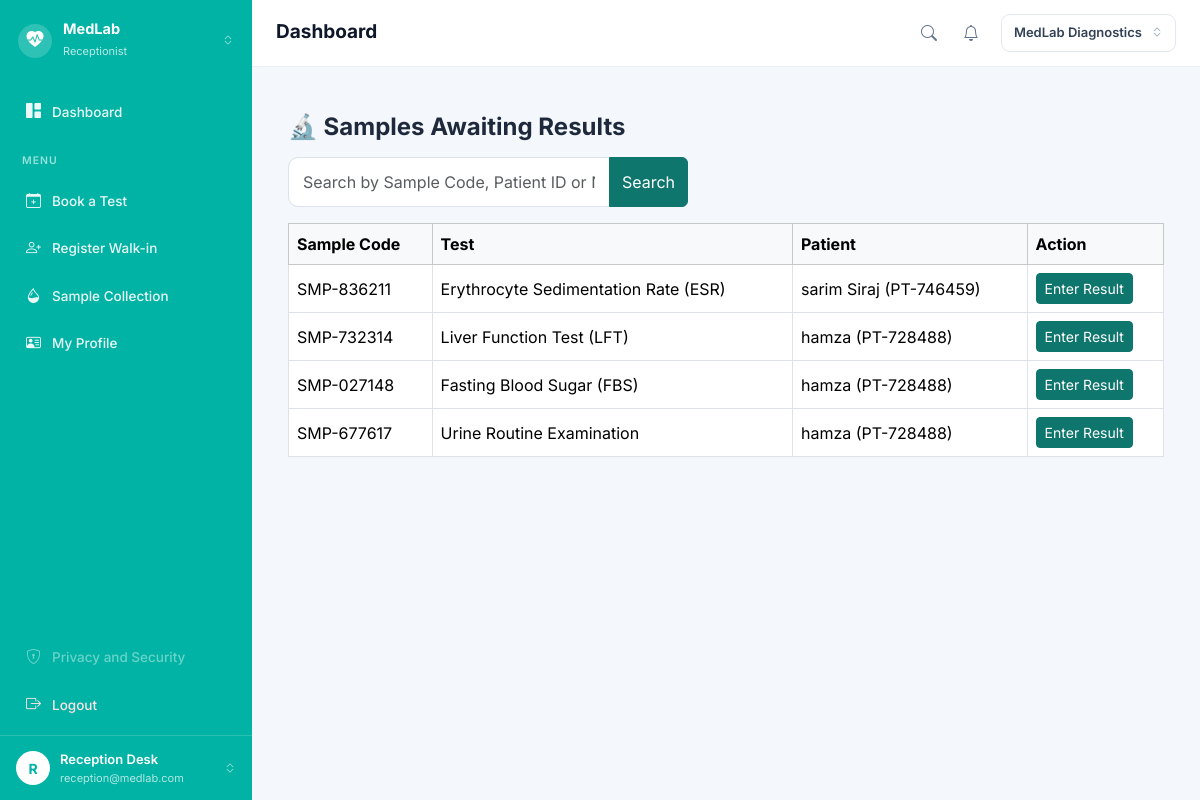
The page /medlab/samples/collected (signed in) on the database as committed earlier.
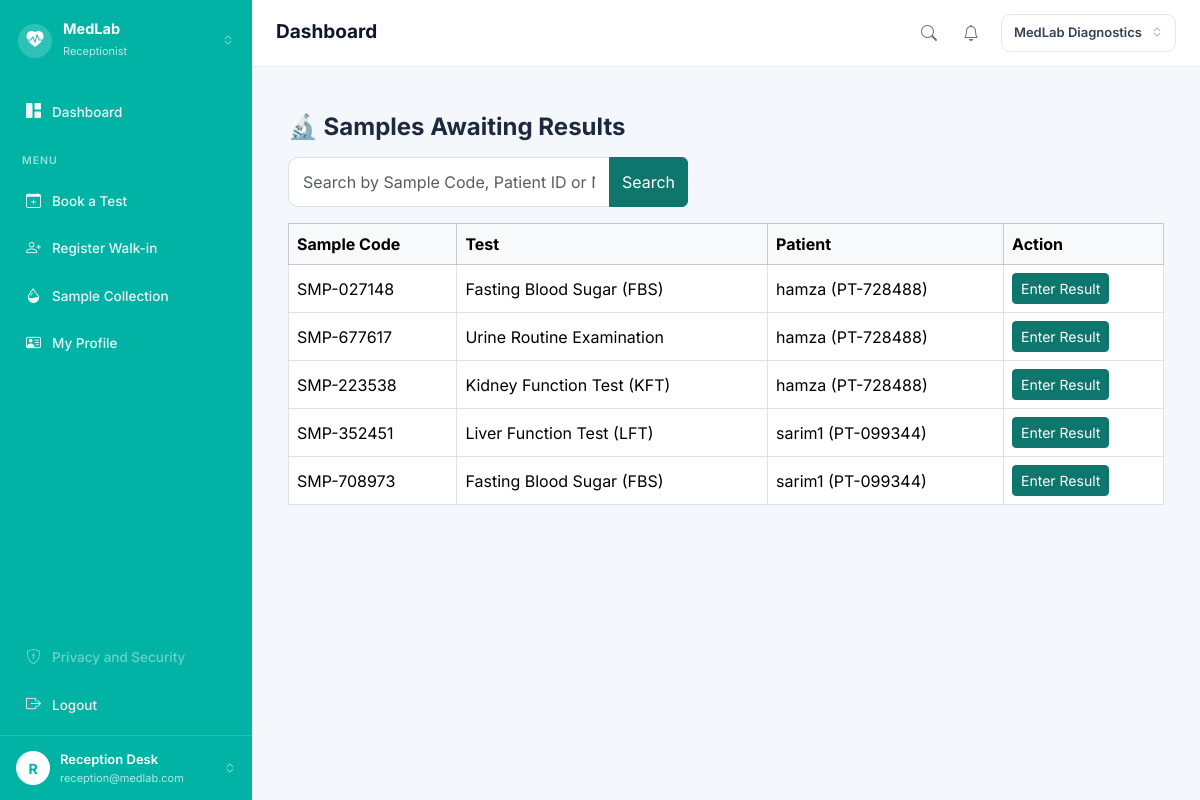
The same page on the database as committed later.
### app/models/sample.py (models this page shows, shortened)
class Sample(db.Model):
    __tablename__ = "samples"
    id = db.Column(db.Integer, primary_key=True)
    booking_item_id = db.Column(
        db.Integer,
        db.ForeignKey("booking_items.id"),
        nullable=False
    )
    sample_code = db.Column(
        db.String(30),
        unique=True,
        nullable=False
    )
    collected_by = db.Column(
        db.Integer,
        db.ForeignKey("staff.id"),
        nullable=True
    )
    collected_at = db.Column(db.DateTime, nullable=True)
    status = db.Column(
        db.String(30),
        default="Pending Collection",
        nullable=False
    )   # Pending Collection, Collected, Received in Lab, Processing, Completed, Rejected
    created_at = db.Column(
        db.DateTime,
        default=lambda: datetime.now(timezone.utc),
        nullable=False
    )
    booking_item = db.relationship(
    "BookingItem",
    backref=db.backref("sample", uselist=False))
    collector = db.relationship("Staff")

### app/models/test.py (models this page shows, shortened)
class Test(db.Model):
    __tablename__ = "tests"
    id = db.Column(db.Integer, primary_key=True)
    category_id = db.Column(
        db.Integer,
        db.ForeignKey("test_categories.id"),
        nullable=False
    )
    name = db.Column(db.String(150), nullable=False)
    code = db.Column(db.String(20), unique=True, nullable=False)
    price = db.Column(db.Float, nullable=False)
    sample_type = db.Column(db.String(50), nullable=True)
    turnaround_hours = db.Column(db.Integer, nullable=True)
    category = db.relationship("TestCategory", back_populates="tests")

### app/models/patient.py (models this page shows, shortened)
class Patient(db.Model):
    __tablename__ = "patients"
    id = db.Column(db.Integer, primary_key=True)
    patient_code = db.Column(
        db.String(20),
        unique=True,
        nullable=False
    )
    user_id = db.Column(
        db.Integer,
        db.ForeignKey("users.id"),
        nullable=True
    )
    full_name = db.Column(db.String(100), nullable=False)
    dob = db.Column(db.Date, nullable=True)
    gender = db.Column(db.String(10), nullable=True)
    phone = db.Column(db.String(20), nullable=True)
    address = db.Column(db.String(255), nullable=True)
    user = db.relationship("User", backref="patient_profile")

### app/medlab/routes.py (the view, shortened to what this page needs)
@medlab.route("/samples/collected")
@login_required
def collected_samples():
    search = request.args.get("search", "").strip()
    query = Sample.query.filter_by(status="Collected")
    samples = query.all()
    return render_template(
        "medlab/collected_samples.html",
        samples=samples,
        search=search
    )

### app/auth/routes.py (called while the page is built)
@login_manager.user_loader
def load_user(user_id):
    return db.session.get(
        User,
        int(user_id)
    )

### app/templates/medlab/collected_samples.html
{% extends "base.html" %}
{% block content %}
<div class="container mt-4">
    <h4 class="fw-bold mb-3">🔬 Samples Awaiting Results</h4>
    <form method="GET" class="mb-3">
        <div class="input-group" style="max-width: 400px;">
            <input type="text" name="search" class="form-control"
                   placeholder="Search by Sample Code, Patient ID or Name..."
                   value="{{ search }}">
            <button class="btn btn-primary" type="submit">Search</button>
        </div>
    </form>
    <table class="table table-bordered align-middle">
        <thead class="table-light">
            <tr>
                <th>Sample Code</th>
                <th>Test</th>
                <th>Patient</th>
                <th>Action</th>
            </tr>
        </thead>
        <tbody>
            {% for s in samples %}
            <tr>
                <td>{{ s.sample_code }}</td>
                <td>{{ s.booking_item.test.name }}</td>
                <td>{{ s.booking_item.booking.patient.full_name }} ({{ s.booking_item.booking.patient.patient_code }})</td>
                <td>
                    <a href="{{ url_for('medlab.enter_result', sample_id=s.id) }}" class="btn btn-sm btn-primary">
                        Enter Result
                    </a>
                </td>
            </tr>
            {% else %}
            <tr>
                <td colspan="4" class="text-center text-muted">No samples pending 🎉</td>
            </tr>
            {% endfor %}
        </tbody>
    </table>
</div>
{% endblock %}

Rows that differ between the two databases and show on the page:
no longer on this page (row edited): Sample: sample_code "SMP-836211", booking_item.test.name "Erythrocyte Sedimentation Rate (ESR)", booking_item.booking.patient.full_name "sarim Siraj", booking_item.booking.patient.patient_code "PT-746459"
no longer on this page (row edited): Sample: sample_code "SMP-732314", booking_item.test.name "Liver Function Test (LFT)", booking_item.booking.patient.full_name "hamza", booking_item.booking.patient.patient_code "PT-728488"
added Sample: sample_code "SMP-223538", booking_item.test.name "Kidney Function Test (KFT)", booking_item.booking.patient.full_name "hamza", booking_item.booking.patient.patient_code "PT-728488"
added Sample: sample_code "SMP-352451", booking_item.test.name "Liver Function Test (LFT)", booking_item.booking.patient.full_name "sarim1", booking_item.booking.patient.patient_code "PT-099344"
added Sample: sample_code "SMP-708973", booking_item.test.name "Fasting Blood Sugar (FBS)", booking_item.booking.patient.full_name "sarim1", booking_item.booking.patient.patient_code "PT-099344"
